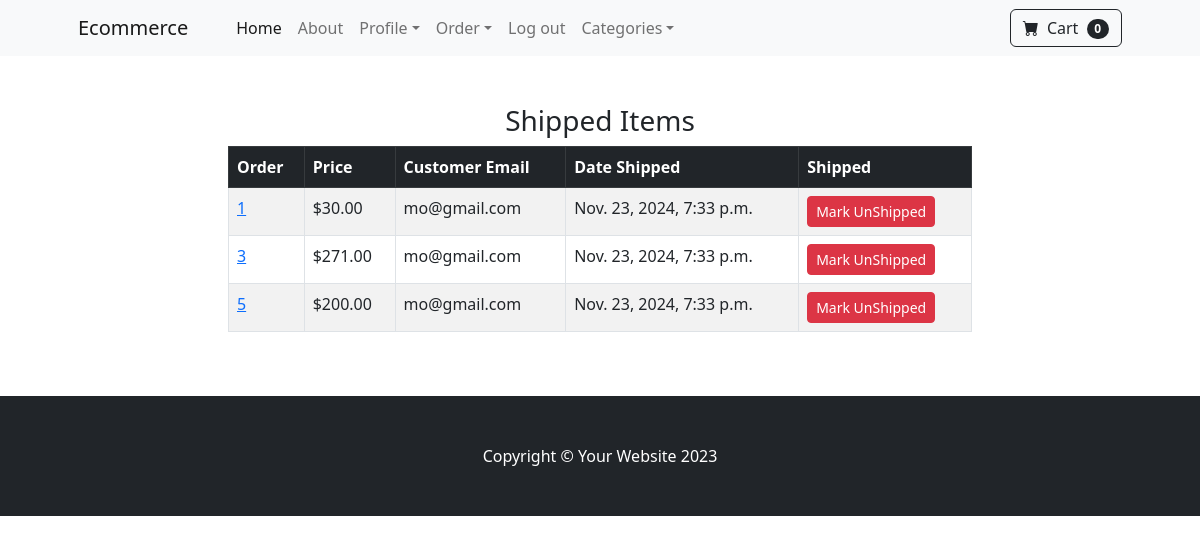
The page /payment/shipped_dash (signed in) on the database its author committed.
### payment/models.py (models this page shows, shortened)
class Order(models.Model):
	user = models.ForeignKey(User, on_delete=models.CASCADE, null=True, blank=True)
	full_name = models.CharField(max_length=250)
	email = models.EmailField(max_length=250)
	shipping_address = models.TextField(max_length=15000)
	amount_paid = models.DecimalField(max_digits=7, decimal_places=2)
	date_ordered = models.DateTimeField(auto_now_add=True)
	shipped = models.BooleanField(default=False)
	date_shipped = models.DateTimeField(blank=True, null=True)

### payment/views.py (the view, shortened to what this page needs)
# urls.py: path('shipped_dash', views.shipped_dash, name='shipped_dash'),
def shipped_dash(request):
	if request.user.is_authenticated and request.user.is_superuser:
		orders = Order.objects.filter(shipped=True)
		return render(request, "payment/shipped_dash.html", {"orders":orders})
	else:
		messages.success(request, "Access Denied")
		return redirect('home')

### cart/cart.py (called while the page is built)
    def __len__(self):
        return len(self.cart)

### cart/context_processors.py (called while the page is built)
def cart(request):
	return {'cart': Cart(request)}

### payment/templates/payment/shipped_dash.html (shortened to what this page needs)
{% extends 'base.html' %} {% block content %}
<div class="container">
  <div class="row">
    <center>
      <div class="col-8">
        <br /><br />
        <h3>Shipped Items</h3>
        <table class="table table-striped table-hover table-bordered">
          <thead class="table-dark">
            <tr>
              <th scope="col">Order</th>
              <th scope="col">Price</th>
              <th scope="col">Customer Email</th>
              <th scope="col">Date Shipped</th>
              <th scope="col">Shipped</th>
            </tr>
          </thead>
          <tbody>
            {% for item in orders %}
            <tr>
              <td><a href="{% url 'orders' item.id %}">{{ item.id }}</a></td>
              <td>${{ item.amount_paid }}</td>
              <td>{{ item.email }}</td>
              <td>{{ item.date_shipped }}</td>
              <td>
                <form method="POST">
                  <button type="Submit" class="btn btn-danger btn-sm">
                    Mark UnShipped
                  </button>
                </form>
              </td>
            </tr>
            {% endfor %}
          </tbody>
        </table>
        <br /><br />
      </div>
    </center>
  </div>
</div>
{% endblock %}

### rows shown on the page
Order: id "1", amount_paid "30.00", email "mo@gmail.com", date_shipped "Nov. 23, 2024, 7:33 p.m."
Order: id "3", amount_paid "271.00", email "mo@gmail.com", date_shipped "Nov. 23, 2024, 7:33 p.m."
Order: id "5", amount_paid "200.00", email "mo@gmail.com", date_shipped "Nov. 23, 2024, 7:33 p.m."

### other values the page prints
{{ cart|length }} "0"
